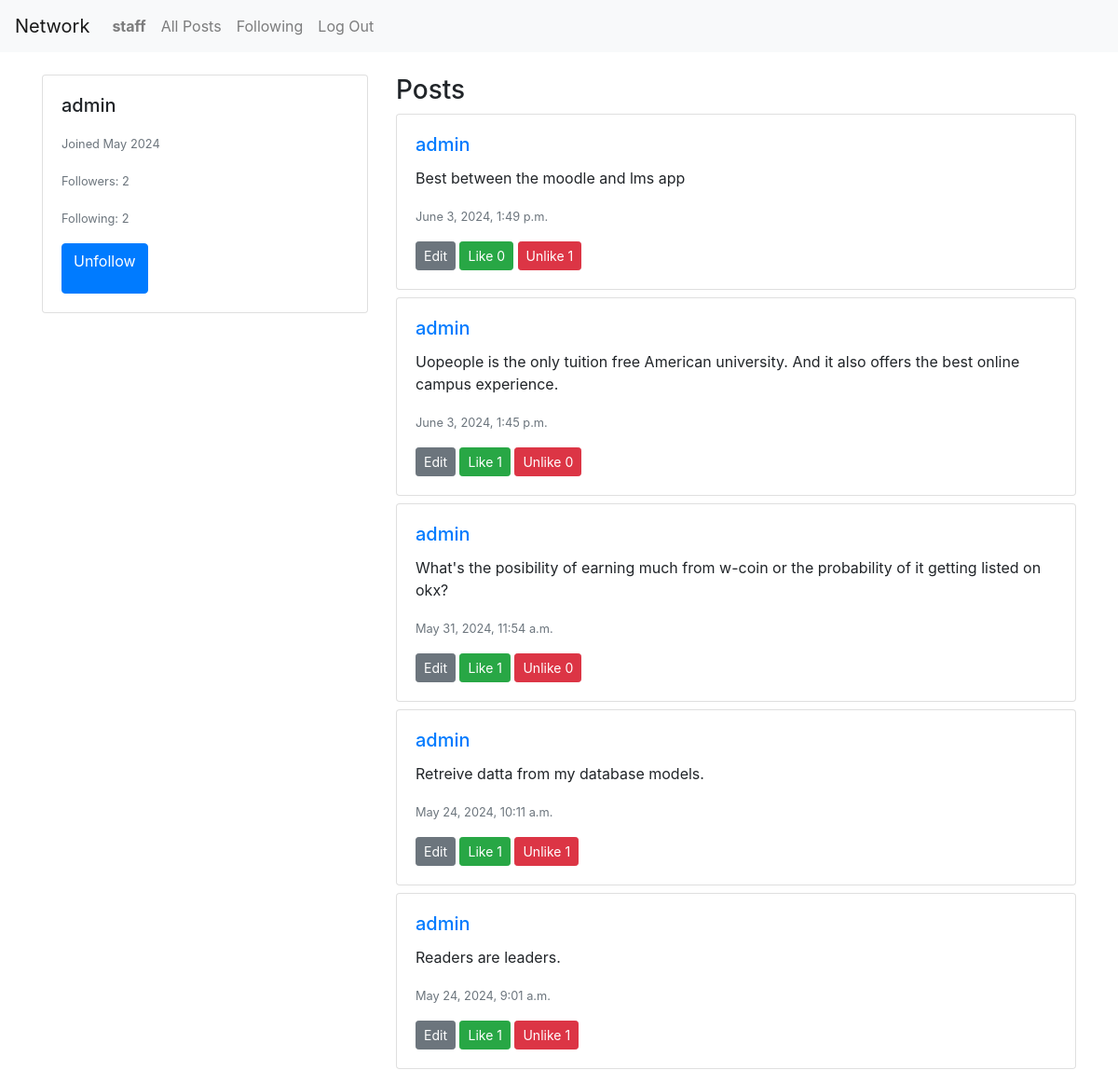
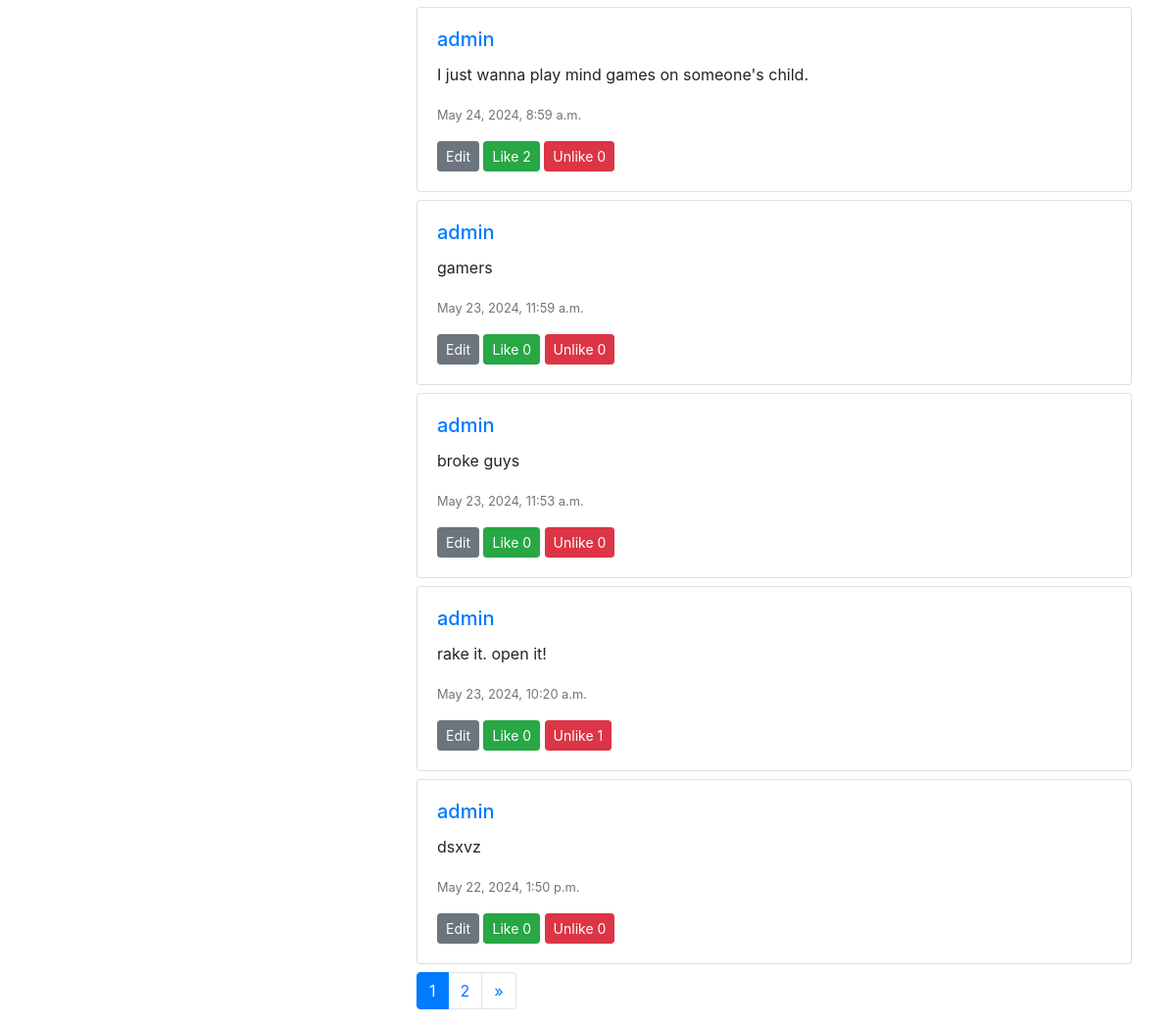
/profile/admin (signed in), run on the app's committed database (2 pictures, top to bottom).
### network/models.py (models this page shows, shortened)
class User(AbstractUser):
    pass

class UserProfile(models.Model):
    user = models.OneToOneField(User, on_delete=models.CASCADE)
    bio = models.TextField(max_length=500, blank=True)
    location = models.CharField(max_length=30, blank=True)
    birth_date = models.DateField(null=True, blank=True)
    profile_image = models.ImageField(upload_to='profile_images', null=True, blank=True)
    followers = models.ManyToManyField(User, related_name='follower', blank=True)
    followings= models.ManyToManyField(User, related_name='following', blank=True)

class Post(models.Model):
    poster = models.ForeignKey(User, on_delete=models.CASCADE)
    post = models.TextField(null=True, blank=True)
    likes = models.ManyToManyField(User, related_name='liked_posts', blank=True)
    unlikes = models.ManyToManyField(User, related_name='unliked_posts', blank=True)
    timestamp = models.DateTimeField(auto_now_add=True, null=True)

### network/views.py (the view)
# urls.py: path('profile/<str:username>', views.profile, name='profile'),
@login_required
def profile(request, username):
    user = get_object_or_404(User, username=username)
    user_profile = get_object_or_404(UserProfile, user=user)
    profile, created = UserProfile.objects.get_or_create(user=user)
    posts = Post.objects.filter(poster=user).order_by('-timestamp')
    paginator = Paginator(posts, 10)  # Show 10 posts per page
    page_number = request.GET.get('page')
    page_obj = paginator.get_page(page_number)
    is_following = profile.followers.filter(id=request.user.id).exists()
    context = {
        'profile': profile,
        'posts': page_obj,  # Pass the paginated posts
        'is_following': is_following,
        'follower_count': profile.followers.count(),
        'following_count': user_profile.followings.count(),
        'user_id': user.id,  # Add the user ID to the context
        'page_obj': page_obj  # Add the page object to the context
    }
    return render(request, 'network/profile.html', context)

### network/templates/network/profile.html (shortened to what this page needs)
{% extends "network/layout.html" %}
{% load static %}
{% block body %}
<div class="container mt-4">
    <div class="row">
        <div class="col-md-4">
            <div class="card">
                <div class="card-body">
                    <h5 class="card-title">{{ profile.user.username }}</h5>
                    <p class="card-text"><small class="text-muted">Joined {{ profile.user.date_joined|date:"F Y" }}</small></p>
                    <p class="card-text"><small class="text-muted">Followers: <span id="follower-count">{{ follower_count }}</span></small></p>
                    <p class="card-text"><small class="text-muted">Following: <span id="following-count">{{ following_count }}</span></small></p>
                    {% if user.username != profile.user.username %}
                    <button id="follow-unfollow-btn" class="btn btn-primary" data-username="{{ profile.user.username }}" data-user-id="{{ user_id }}">
                        {% if is_following %}<p>Unfollow</p>{% else %}<p>Follow</p>{% endif %}
                    </button>
                    {% endif %}
                </div>
            </div>
        </div>
        <div class="col-md-8">
            <h3>Posts</h3>
            <div id="all-posts">
                {% for post in posts %}
                <div class="card mb-2" data-post-id="{{ post.id }}">
                    <div class="card-body">
                        <a href="/profile/{{ post.poster.username }}">
                            <h5 class="card-title">{{ post.poster.username }}</h5>
                        </a>
                        <p class="card-text">{{ post.post }}</p>
                        <p class="card-text"><small class="text-muted">{{ post.timestamp }}</small></p>
                        <button class="btn btn-secondary btn-sm edit-btn">Edit</button>
                        <button class="btn btn-success btn-sm like-btn">Like <span class="like-count">{{ post.likes.count }}</span></button>
                        <button class="btn btn-danger btn-sm unlike-btn">Unlike <span class="unlike-count">{{ post.unlikes.count }}</span></button>
                    </div>
                </div>
                {% endfor %}
            </div>
            <nav aria-label="Page navigation">
                <ul class="pagination">
                    {% for num in posts.paginator.page_range %}
                    <li class="page-item {% if posts.number == num %}active{% endif %}">
                        <a class="page-link" href="?page={{ num }}">{{ num }}</a>
                    </li>
                    {% endfor %}
                    {% if posts.has_next %}
                    <li class="page-item">
                        <a class="page-link" href="?page={{ posts.next_page_number }}" aria-label="Next">
                            <span aria-hidden="true">&raquo;</span>
                        </a>
                    </li>
                    {% endif %}
                </ul>
            </nav>
        </div>
    </div>
</div>
{% endblock %}

### network/templates/network/layout.html (shortened to what this page needs)
{% load static %}
<!DOCTYPE html>
<html lang="en">
<head>
    <link rel="stylesheet" href="https://stackpath.bootstrapcdn.com/bootstrap/4.4.1/css/bootstrap.min.css">
    <link href="{% static 'network/styles.css' %}" rel="stylesheet">
</head>
<body>
    <nav class="navbar navbar-expand-lg navbar-light bg-light">
        <a class="navbar-brand" href="/">Network</a>
        <div>
            <ul class="navbar-nav mr-auto">
                {% if user.is_authenticated %}
                    <li class="nav-item">
                        <a class="nav-link" href="/profile/{{ user.username }}"><strong>{{ user.username }}</strong></a>
                    </li>
                {% endif %}
                <li class="nav-item">
                    <a class="nav-link" href="{% url 'index' %}">All Posts</a>
                </li>
                {% if user.is_authenticated %}
                    <li class="nav-item">
                        <a class="nav-link" href="/" id="following-link">Following</a>
                    </li>
                    <li class="nav-item">
                        <a class="nav-link" href="{% url 'logout' %}">Log Out</a>
                    </li>
                {% endif %}
            </ul>
        </div>
    </nav>
    <div class="body">
        {% block body %}{% endblock %}
    </div>
</body>
</html>

### data on the page
User: username "staff"
UserProfile: user.username "admin", user.date_joined "May 2024"
Post: poster.username "admin", post "Best between the moodle and lms app", timestamp "June 3, 2024, 1:49 p.m.", likes.count "0", unlikes.count "1"
Post: poster.username "admin", post "Uopeople is the only tuition free American university. And it also offers the best online campus experience.", timestamp "June 3, 2024, 1:45 p.m.", likes.count "1", unlikes.count "0"
Post: poster.username "admin", post "What's the posibility of earning much from w-coin or the probability of it getting listed on okx?", timestamp "May 31, 2024, 11:54 a.m.", likes.count "1", unlikes.count "0"
Post: poster.username "admin", post "Retreive datta from my database models.", timestamp "May 24, 2024, 10:11 a.m.", likes.count "1", unlikes.count "1"
Post: poster.username "admin", post "Readers are leaders.", timestamp "May 24, 2024, 9:01 a.m.", likes.count "1", unlikes.count "1"
Post: poster.username "admin", post "I just wanna play mind games on someone's child.", timestamp "May 24, 2024, 8:59 a.m.", likes.count "2", unlikes.count "0"
Post: poster.username "admin", post "gamers", timestamp "May 23, 2024, 11:59 a.m.", likes.count "0", unlikes.count "0"
Post: poster.username "admin", post "broke guys", timestamp "May 23, 2024, 11:53 a.m.", likes.count "0", unlikes.count "0"
Post: poster.username "admin", post "rake it. open it!", timestamp "May 23, 2024, 10:20 a.m.", likes.count "0", unlikes.count "1"
Post: poster.username "admin", post "dsxvz", timestamp "May 22, 2024, 1:50 p.m.", likes.count "0", unlikes.count "0"

### other printed values
{{ follower_count }} "2"
{{ following_count }} "2"
{{ num }} "1" "2"
